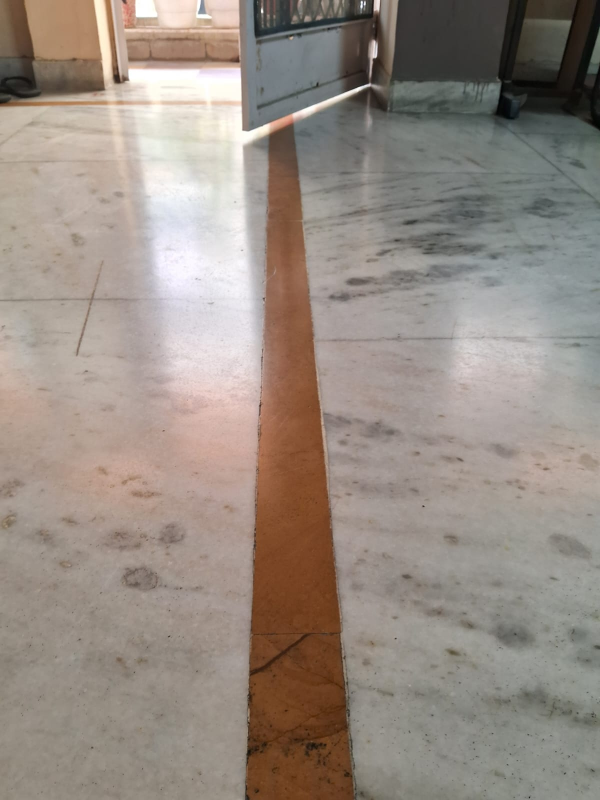
#> input picture pictures/test1.png, 1200 x 1600 px (shown at 1/2 size)
$ python perspective-transform.py
#> lines starting #> are read from the running program, lines starting #| are printed output that depends on the picture
import cv2
import numpy as np
import matplotlib.pyplot as plt

def perspectiveTransform():
    img = cv2.imread('pictures/test1.png')
#> img is the input picture: shape (1600, 1200, 3); mean B, G, R 131.1, 139.9, 151
    imgRGB = cv2.cvtColor(img, cv2.COLOR_BGR2RGB)

    h, w, _ = imgRGB.shape
#> h = 1600; w = 1200

    p1 = np.array([
    [int(w*0.3), int(h*0.4)],  # top-left
    [int(w*0.7), int(h*0.4)],  # top-right
    [w, h], # bottom-right
    [0, h]  # bottom-left
], dtype=np.float32) #order is important

    p2 = np.array([
        [0, 0],
        [400, 0],
        [400, 600],
        [0, 600]
    ], dtype=np.float32)

    T = cv2.getPerspectiveTransform(p1, p2) # Transformation Matrix
    imgTrans = cv2.warpPerspective(imgRGB, T, (400, 600))
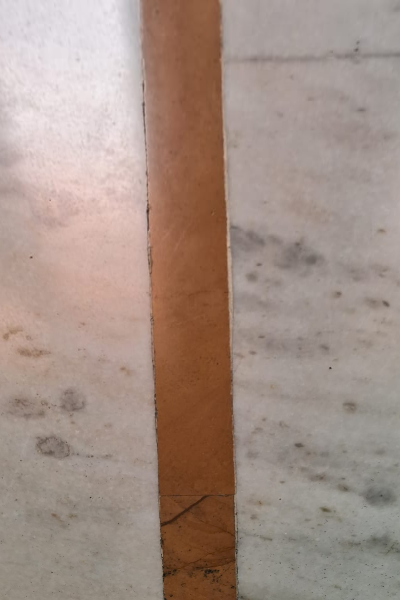
#> imgTrans: shape (600, 400, 3); mean R, G, B 163.3, 143.7, 133.8

    plt.subplot(121)
    plt.imshow(imgRGB)
    plt.title("Original")

    plt.subplot(122)
    plt.imshow(imgTrans)
    plt.title("Birds Eye View")

    plt.savefig("results/PerspectiveTransformResult.png")
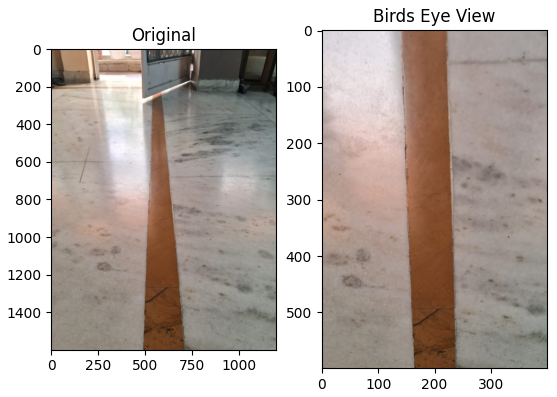
#> figure drawn by matplotlib, 2 panels
    plt.show()

if __name__ == "__main__":
    perspectiveTransform()

$ run again, with pictures/test2.png copied over pictures/test1.png
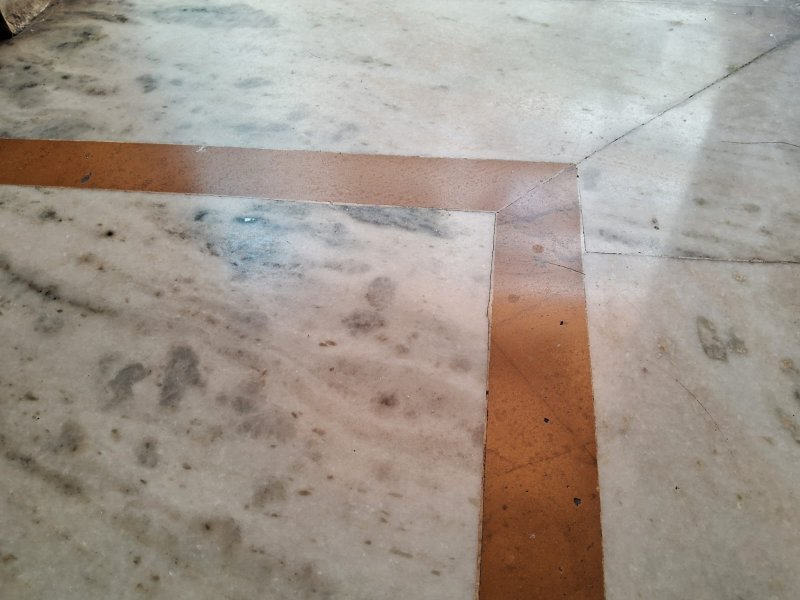
#> input picture pictures/test2.png, 1600 x 1200 px (shown at 1/2 size)
#> in perspectiveTransform, img is the input picture: shape (1200, 1600, 3); mean B, G, R 139.9, 149.7, 160.1
#> in perspectiveTransform, `imgTrans = cv2.warpPerspective(imgRGB, T, (400, 600))`:
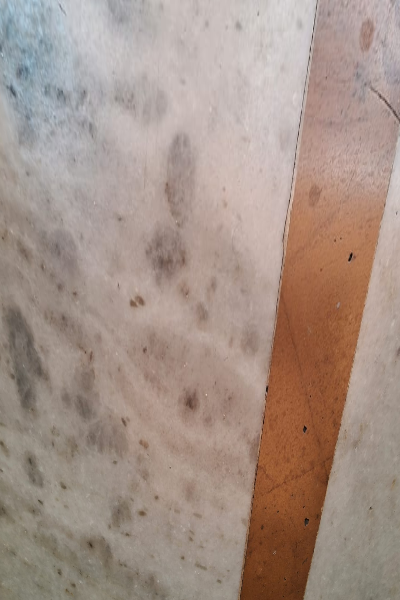
#> imgTrans: shape (600, 400, 3); mean R, G, B 164.6, 145.7, 135.4
#> in perspectiveTransform, `plt.savefig("results/PerspectiveTransformResult.png")`:
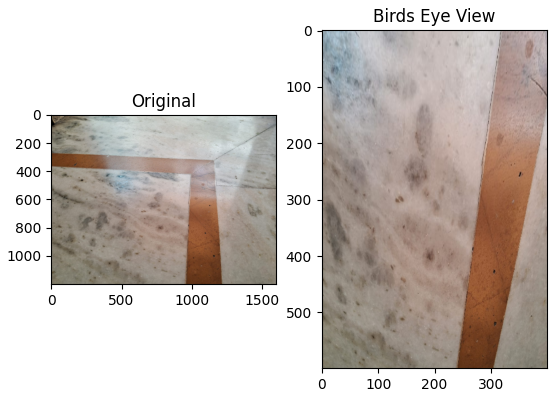
#> figure drawn by matplotlib, 2 panels

$ run again, with pictures/test3.png copied over pictures/test1.png
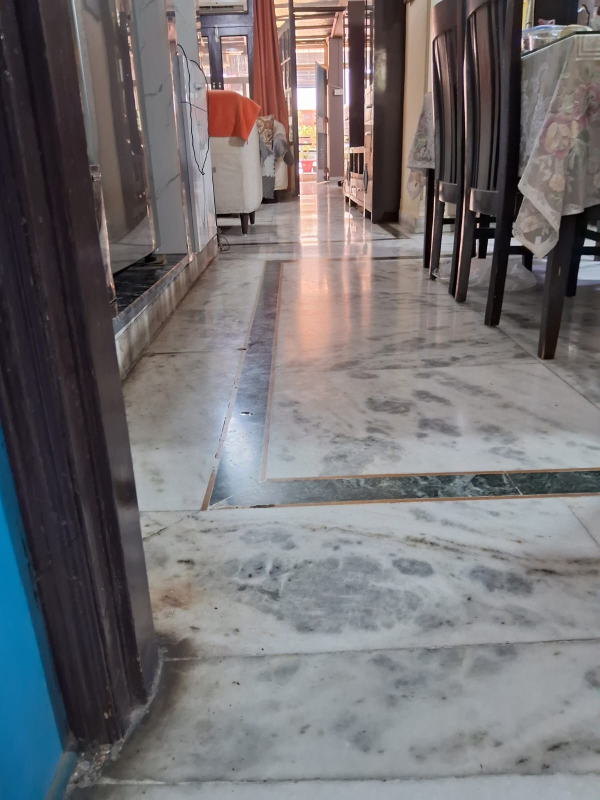
#> input picture pictures/test3.png, 1200 x 1600 px (shown at 1/2 size)
#> in perspectiveTransform, img is the input picture: shape (1600, 1200, 3); mean B, G, R 114, 112, 115
#> in perspectiveTransform, `imgTrans = cv2.warpPerspective(imgRGB, T, (400, 600))`:
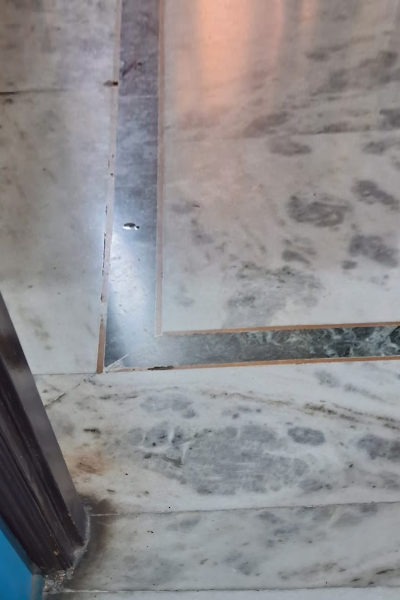
#> imgTrans: shape (600, 400, 3); mean R, G, B 142.9, 140.9, 142.9
#> in perspectiveTransform, `plt.savefig("results/PerspectiveTransformResult.png")`:
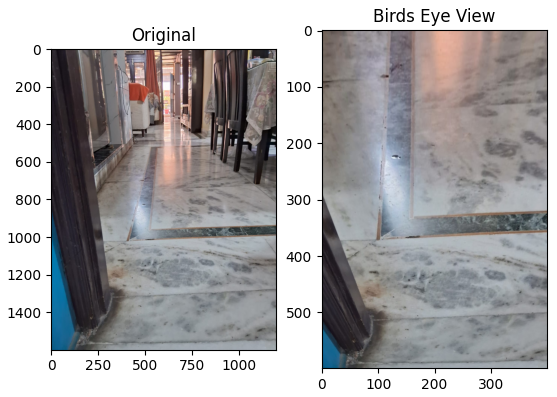
#> figure drawn by matplotlib, 2 panels
